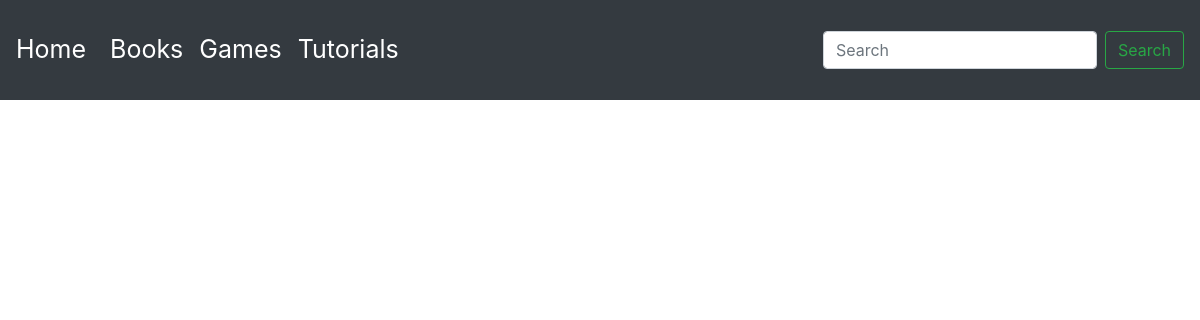
/books/, run on an earlier commit of the app's database.
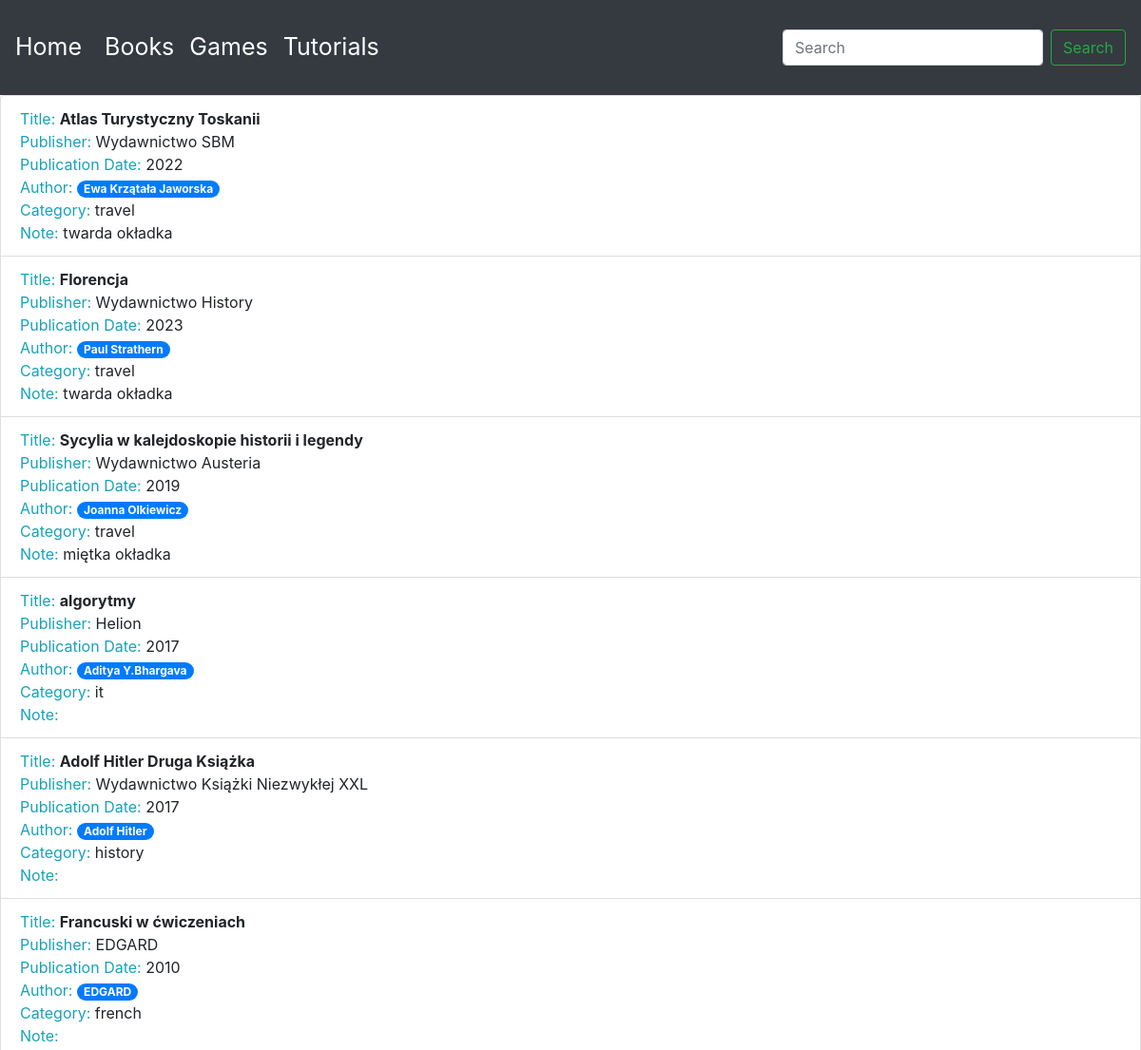
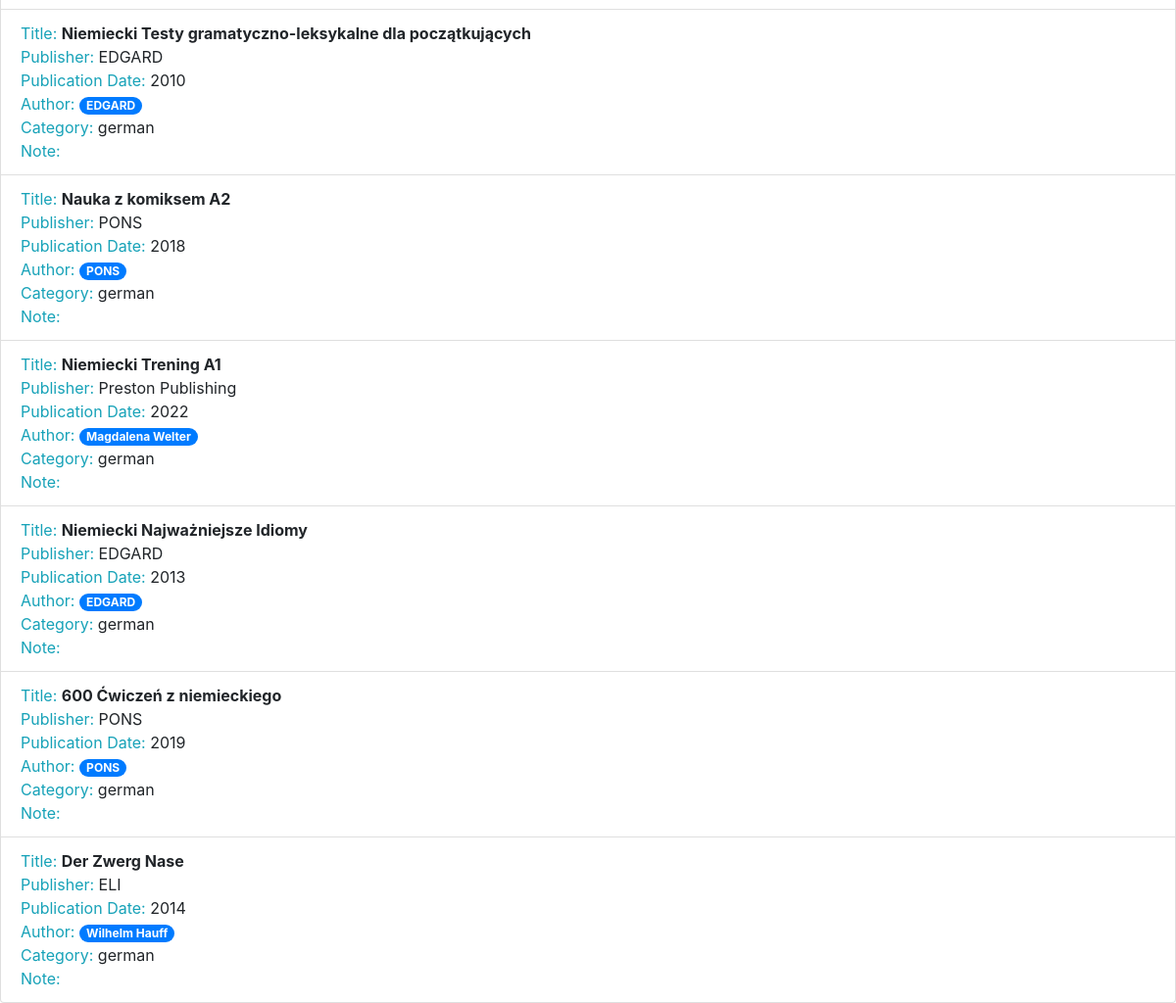
And on a later commit of the database (2 pictures, top to bottom).
### books/models.py (models this page shows, shortened)
class Book(models.Model):
    title = models.CharField(max_length=50,
                             help_text="Book's title")
    pages = models.IntegerField()
    author = models.CharField(max_length=20)
    category = models.CharField(max_length=20, choices=CATEGORY_CHOICES, default='kitchen')
    publication_year = models.IntegerField()
    publisher = models.CharField(max_length=30)
    note = models.TextField(blank=True)

### books/views.py (the view)
# urls.py: path('books/', books.views.books_list),
def books_list(request):
    books = Book.objects.all()
    return render(request, "books.html", {"books": books})

### books/templates/books.html
{% extends 'index.html' %}
{% block content %}
<ul class="list-group">
  {% for book in books %}
  <li class="list-group-item">
      <span class="text-info">Title: </span> <span><b>{{ book.title }}</b></span>
      <br>
      <span class="text-info">Publisher: </span><span>{{ book.publisher }}</span>
      <br>
      <span class="text-info">Publication Date: </span><span>{{ book.publication_year }}</span>
      <br>
      <span class="text-info">Author: </span><span class="badge badge-primary badge-pill">{{ book.author }}</span>
      <br>
      <span class="text-info">Category: </span><span>{{ book.category }}</span>
      <br>
      <span class="text-info">Note: </span><span>{{ book.note }}</span>
      <br>
  </li>
  {% endfor %}
</ul>
{% endblock %}

### books/templates/index.html (shortened to what this page needs)
<!doctype html>
<html lang="en">
  <head>
    <link rel="stylesheet" href="https://stackpath.bootstrapcdn.com/bootstrap/4.4.1/css/bootstrap.min.css">
    <link rel="stylesheet" href="https://cdnjs.cloudflare.com/ajax/libs/font-awesome/4.7.0/css/font-awesome.min.css">
  </head>
  <body>
        <nav class="navbar navbar-expand-sm navbar-dark bg-dark sticky-top">
          <a class="navbar-brand" href="/">Home</a>
          <div class="collapse navbar-collapse" id="navbarSupportedContent">
            <ul class="navbar-nav mr-auto">
              <li class="nav-item active">
                <a class="nav-link" href="/books/"> Books <span class="sr-only">(current)</span></a>
              </li>
              <li class="nav-item active">
                <a class="nav-link" href="/games/"> Games <span class="sr-only">(current)</span></a>
              </li>
              <li class="nav-item active">
                <a class="nav-link" href="/tutorials/"> Tutorials <span class="sr-only">(current)</span></a>
              </li>
            </ul>
            <form class="form-inline my-2 my-lg-0">
              <input class="form-control mr-sm-2" type="search" placeholder="Search" aria-label="Search">
              <button class="btn btn-outline-success my-2 my-sm-0" type="submit">Search</button>
            </form>
          </div>
        </nav>
         {% block content %}{% endblock %}
  </body>
</html>

### books/templates/index.html (style rules this page uses)
.navbar { min-height: 100px; font-size: 25px; }
.navbar-brand { font-size: 25px; }

What changed in the data, as far as the page shows it:
added Book: title "Atlas Turystyczny Toskanii", publisher "Wydawnictwo SBM", publication_year "2022", author "Ewa Krzątała Jaworska", category "travel", note "twarda okładka"
added Book: title "Florencja", publisher "Wydawnictwo History", publication_year "2023", author "Paul Strathern", category "travel", note "twarda okładka"
added Book: title "Sycylia w kalejdoskopie historii i legendy", publisher "Wydawnictwo Austeria", publication_year "2019", author "Joanna Olkiewicz", category "travel", note "miętka okładka"
added Book: title "algorytmy", publisher "Helion", publication_year "2017", author "Aditya Y.Bhargava", category "it"
added Book: title "Adolf Hitler Druga Książka", publisher "Wydawnictwo Książki Niezwykłej XXL", publication_year "2017", author "Adolf Hitler", category "history"
added Book: title "Francuski w ćwiczeniach", publisher "EDGARD", publication_year "2010", author "EDGARD", category "french"
added Book: title "Niemiecki Testy gramatyczno-leksykalne dla początkujących", publisher "EDGARD", publication_year "2010", author "EDGARD", category "german"
added Book: title "Nauka z komiksem A2", publisher "PONS", publication_year "2018", author "PONS", category "german"
added Book: title "Niemiecki Trening A1", publisher "Preston Publishing", publication_year "2022", author "Magdalena Welter", category "german"
added Book: title "Niemiecki Najważniejsze Idiomy", publisher "EDGARD", publication_year "2013", author "EDGARD", category "german"
added Book: title "600 Ćwiczeń z niemieckiego", publisher "PONS", publication_year "2019", author "PONS", category "german"
added Book: title "Der Zwerg Nase", publisher "ELI", publication_year "2014", author "Wilhelm Hauff", category "german"
